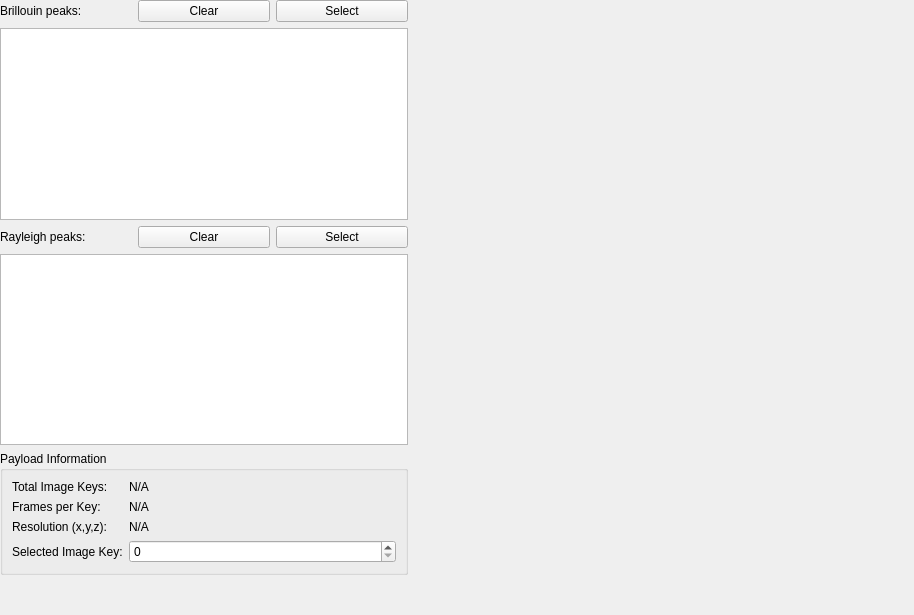
<?xml version="1.0" encoding="UTF-8"?>
<ui version="4.0">
 <class>peak_selection_view</class>
 <widget class="QWidget" name="peak_selection_view">
  <property name="geometry">
   <rect>
    <x>0</x>
    <y>0</y>
    <width>914</width>
    <height>615</height>
   </rect>
  </property>
  <property name="sizePolicy">
   <sizepolicy hsizetype="Preferred" vsizetype="Preferred">
    <horstretch>0</horstretch>
    <verstretch>0</verstretch>
   </sizepolicy>
  </property>
  <property name="windowTitle">
   <string>Form</string>
  </property>
  <layout class="QHBoxLayout" name="horizontalLayout_2">
   <property name="leftMargin">
    <number>0</number>
   </property>
   <property name="topMargin">
    <number>0</number>
   </property>
   <property name="rightMargin">
    <number>0</number>
   </property>
   <property name="bottomMargin">
    <number>0</number>
   </property>
   <item>
    <layout class="QHBoxLayout" name="horizontalLayout_5">
     <item>
      <layout class="QVBoxLayout" name="verticalLayout">
       <item>
        <widget class="QWidget" name="widget_Brillouin" native="true">
         <property name="sizePolicy">
          <sizepolicy hsizetype="Expanding" vsizetype="Preferred">
           <horstretch>0</horstretch>
           <verstretch>0</verstretch>
          </sizepolicy>
         </property>
         <property name="minimumSize">
          <size>
           <width>400</width>
           <height>0</height>
          </size>
         </property>
         <property name="maximumSize">
          <size>
           <width>700</width>
           <height>16777215</height>
          </size>
         </property>
         <layout class="QVBoxLayout" name="verticalLayout_2">
          <property name="leftMargin">
           <number>0</number>
          </property>
          <property name="topMargin">
           <number>0</number>
          </property>
          <property name="rightMargin">
           <number>0</number>
          </property>
          <property name="bottomMargin">
           <number>0</number>
          </property>
          <item>
           <layout class="QHBoxLayout" name="horizontalLayout_8">
            <item>
             <widget class="QLabel" name="label_Brillouin">
              <property name="text">
               <string>Brillouin peaks:</string>
              </property>
             </widget>
            </item>
            <item>
             <widget class="QPushButton" name="button_brillouin_clear">
              <property name="text">
               <string>Clear</string>
              </property>
             </widget>
            </item>
            <item>
             <widget class="QPushButton" name="button_brillouin_select_done">
              <property name="text">
               <string>Select</string>
              </property>
             </widget>
            </item>
           </layout>
          </item>
          <item>
           <widget class="QTableWidget" name="table_Brillouin_regions"/>
          </item>
         </layout>
        </widget>
       </item>
       <item>
        <widget class="QWidget" name="widget_Rayleigh" native="true">
         <property name="sizePolicy">
          <sizepolicy hsizetype="Expanding" vsizetype="Preferred">
           <horstretch>0</horstretch>
           <verstretch>0</verstretch>
          </sizepolicy>
         </property>
         <property name="minimumSize">
          <size>
           <width>400</width>
           <height>0</height>
          </size>
         </property>
         <property name="maximumSize">
          <size>
           <width>700</width>
           <height>16777215</height>
          </size>
         </property>
         <layout class="QVBoxLayout" name="verticalLayout_4">
          <property name="leftMargin">
           <number>0</number>
          </property>
          <property name="topMargin">
           <number>0</number>
          </property>
          <property name="rightMargin">
           <number>0</number>
          </property>
          <property name="bottomMargin">
           <number>0</number>
          </property>
          <item>
           <layout class="QHBoxLayout" name="horizontalLayout_6">
            <item>
             <widget class="QLabel" name="label_Rayleigh">
              <property name="text">
               <string>Rayleigh peaks:</string>
              </property>
             </widget>
            </item>
            <item>
             <widget class="QPushButton" name="button_rayleigh_clear">
              <property name="text">
               <string>Clear</string>
              </property>
             </widget>
            </item>
            <item>
             <widget class="QPushButton" name="button_rayleigh_select_done">
              <property name="text">
               <string>Select</string>
              </property>
             </widget>
            </item>
           </layout>
          </item>
          <item>
           <widget class="QTableWidget" name="table_Rayleigh_regions"/>
          </item>
         </layout>
        </widget>
       </item>
       <item>
        <widget class="QGroupBox" name="groupBox_payload_info">
         <property name="title">
          <string>Payload Information</string>
         </property>
         <layout class="QVBoxLayout" name="verticalLayout_3">
          <item>
           <layout class="QFormLayout" name="formLayout">
            <item row="0" column="0">
             <widget class="QLabel" name="label_total_image_keys">
              <property name="text">
               <string>Total Image Keys:</string>
              </property>
             </widget>
            </item>
            <item row="0" column="1">
             <widget class="QLabel" name="label_total_image_keys_value">
              <property name="text">
               <string>N/A</string>
              </property>
             </widget>
            </item>
            <item row="1" column="0">
             <widget class="QLabel" name="label_frames_per_key">
              <property name="text">
               <string>Frames per Key:</string>
              </property>
             </widget>
            </item>
            <item row="1" column="1">
             <widget class="QLabel" name="label_frames_per_key_value">
              <property name="text">
               <string>N/A</string>
              </property>
             </widget>
            </item>
            <item row="2" column="0">
             <widget class="QLabel" name="label_resolution">
              <property name="text">
               <string>Resolution (x,y,z):</string>
              </property>
             </widget>
            </item>
            <item row="2" column="1">
             <widget class="QLabel" name="label_resolution_value">
              <property name="text">
               <string>N/A</string>
              </property>
             </widget>
            </item>
            <item row="3" column="0">
             <widget class="QLabel" name="label_selected_image_key">
              <property name="text">
               <string>Selected Image Key:</string>
              </property>
             </widget>
            </item>
            <item row="3" column="1">
             <widget class="QSpinBox" name="spinBox_image_key">
              <property name="minimum">
               <number>0</number>
              </property>
              <property name="maximum">
               <number>9999</number>
              </property>
             </widget>
            </item>
           </layout>
          </item>
         </layout>
        </widget>
       </item>
       <item>
        <spacer name="verticalSpacer">
         <property name="orientation">
          <enum>Qt::Vertical</enum>
         </property>
         <property name="sizeHint" stdset="0">
          <size>
           <width>20</width>
           <height>40</height>
          </size>
         </property>
        </spacer>
       </item>
      </layout>
     </item>
     <item>
      <widget class="QWidget" name="image_widget" native="true">
       <property name="sizePolicy">
        <sizepolicy hsizetype="Expanding" vsizetype="Expanding">
         <horstretch>0</horstretch>
         <verstretch>0</verstretch>
        </sizepolicy>
       </property>
       <property name="minimumSize">
        <size>
         <width>500</width>
         <height>500</height>
        </size>
       </property>
      </widget>
     </item>
    </layout>
   </item>
  </layout>
 </widget>
 <resources/>
 <connections/>
</ui>
